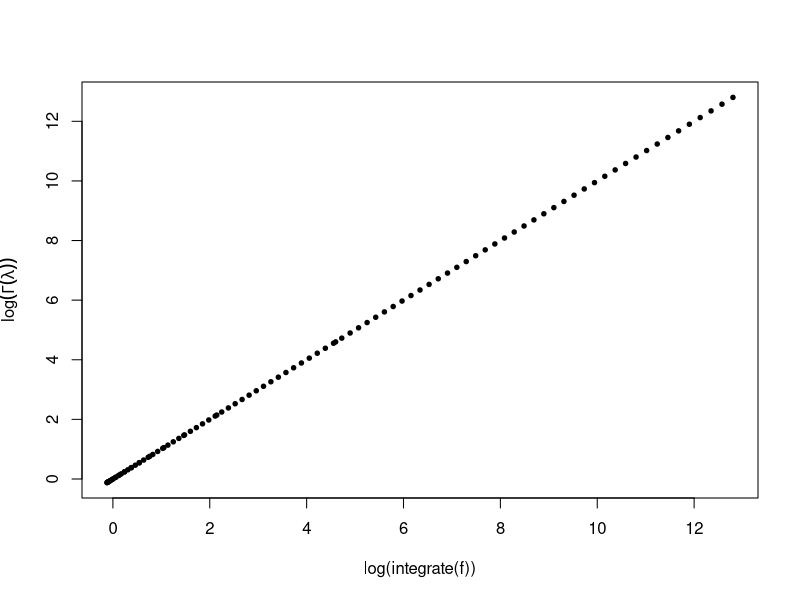
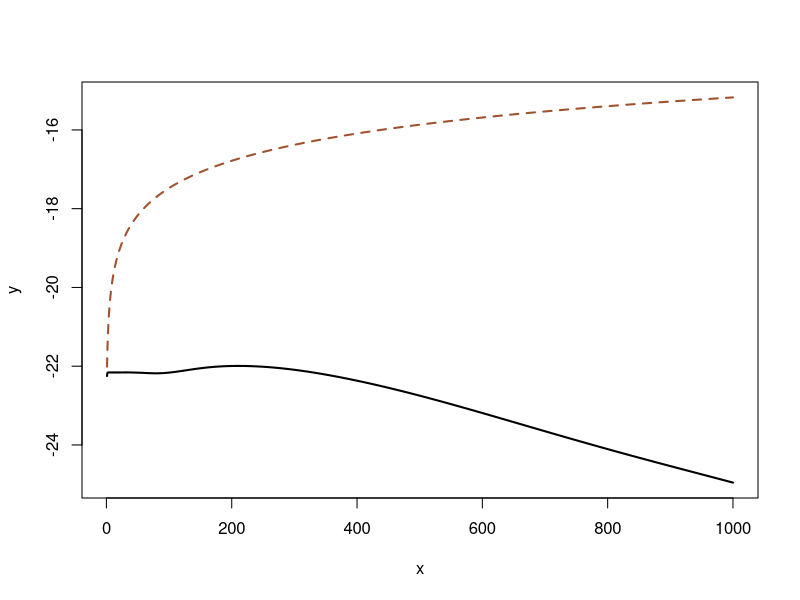
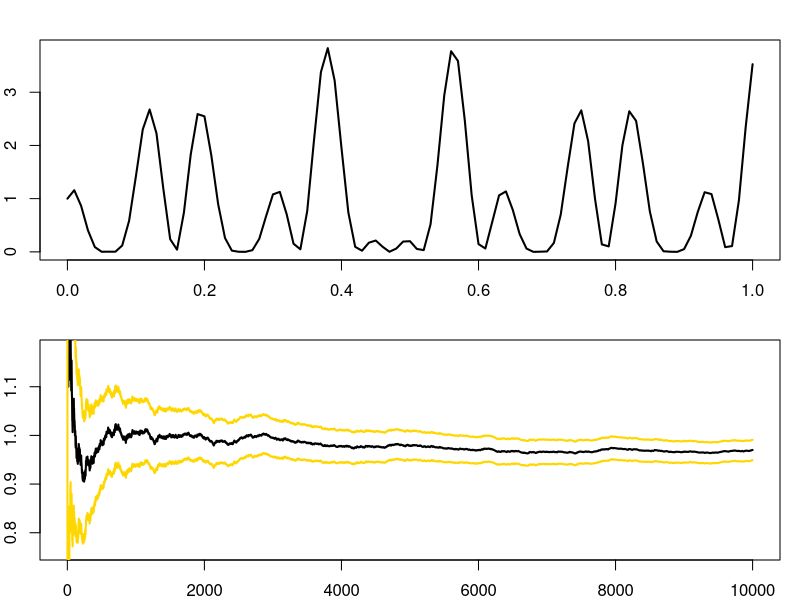
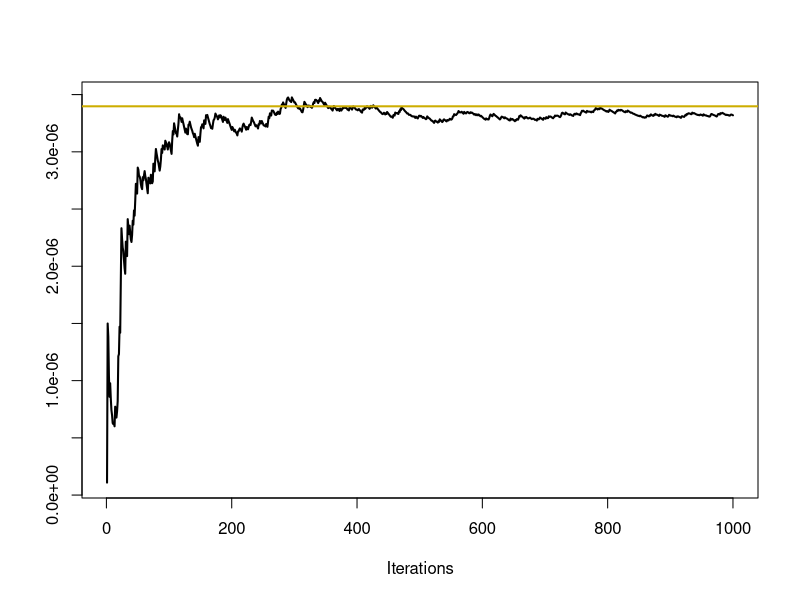
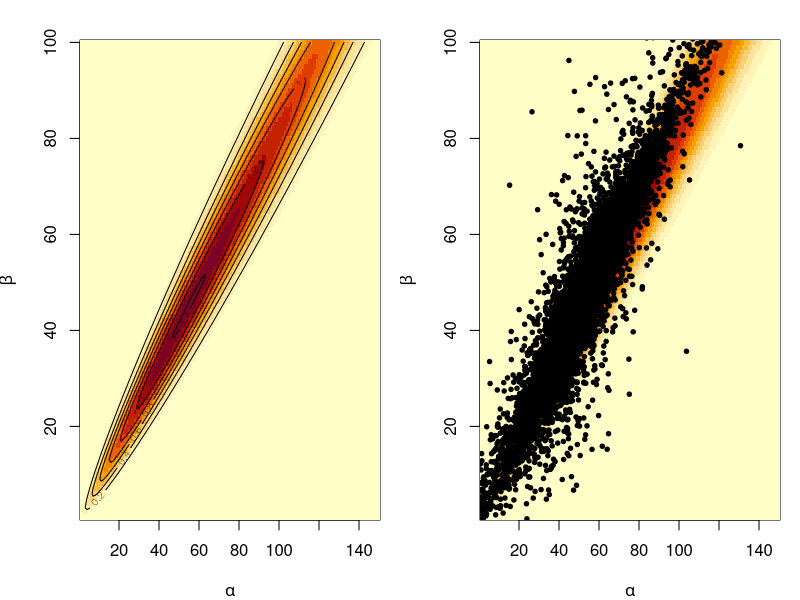
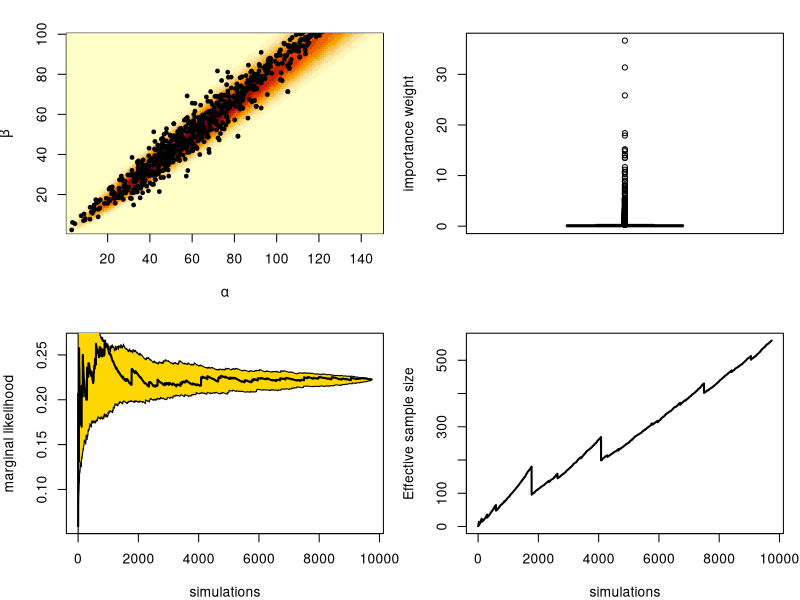
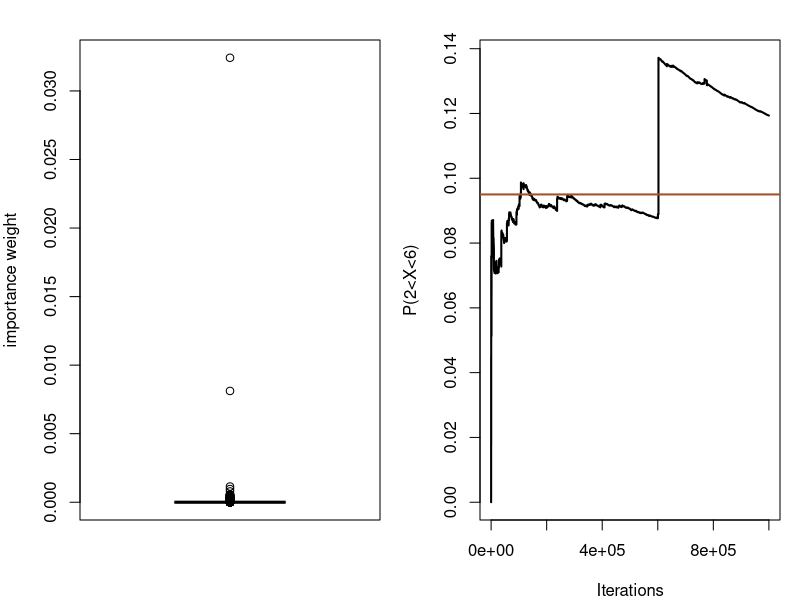
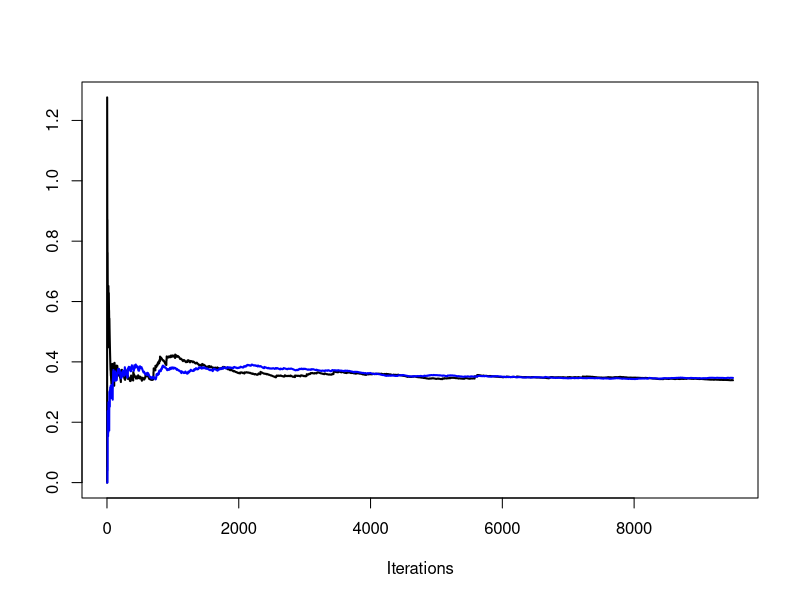

Reproduce these figures in R, in order.
# Section 3.1, Introduction

ch=function(la){ integrate(function(x){x^(la-1)*exp(-x)},0,Inf)$val}
plot(lgamma(seq(.01,10,le=100)),log(apply(as.matrix(
 seq(.01,10,le=100)),1,ch)),xlab="log(integrate(f))",
 ylab=expression(log(Gamma(lambda))),pch=19,cex=.6)

S=readline(prompt="Type  <Return>   to continue : ")
dev.off()

cac=rcauchy(10)+350
lik=function(the){u=dcauchy(cac[1]-the);for (i in 2:10)
 u=u*dcauchy(cac[i]-the);return(u)}

print(integrate(lik,-Inf,Inf))
print(integrate(lik,200,400))

library(MASS)
cac=rcauchy(10)
nin=function(a){integrate(lik,-a,a)$val}
nan=function(a){area(lik,-a,a)}
x=seq(1,10^3,le=10^4)
y=log(apply(as.matrix(x),1,nin))
z=log(apply(as.matrix(x),1,nan))
plot(x,y,type="l",ylim=range(cbind(y,z)),lwd=2)
lines(x,z,lty=2,col="sienna",lwd=2)

S=readline(prompt="Type  <Return>   to continue : ")
dev.off()

# Section 3.2, Monte Carlo integration

h=function(x){(cos(50*x)+sin(20*x))^2}
par(mar=c(2,2,2,1),mfrow=c(2,1))
curve(h,xlab="Function",ylab="",lwd=2)
print(integrate(h,0,1))

x=h(runif(10^4))
estint=cumsum(x)/(1:10^4)
esterr=sqrt(cumsum((x-estint)^2))/(1:10^4)
plot(estint, xlab="Mean and error range",type="l",lwd=
 	2,ylim=mean(x)+20*c(-esterr[10^4],esterr[10^4]),ylab="")
lines(estint+2*esterr,col="gold",lwd=2)
lines(estint-2*esterr,col="gold",lwd=2)

S=readline(prompt="Type  <Return>   to continue (warning, lenghty step!) : ")

dev.off()
x=rnorm(10^7) #whole sample
bound=qnorm(c(.5,.75,.8,.9,.95,.99,.999,.9999))
res=matrix(0,ncol=8,nrow=8)
for (i in 1:8) #lengthy loop!!
for (j in 1:8)
   res[i,j]=mean(x[1:10^(i-1)]<bound[j])
print(matrix(as.numeric(format(res,digi=4)),ncol=8))

S=readline(prompt="Type  <Return>   to continue : ")

# Section 3.3, Importance sampling

m=10^3
y=rexp(m)+4.5
weit=dnorm(y)/dexp(y-4.5)
plot(cumsum(weit)/1:m,type="l",xlab="Iterations",ylab="",lwd=2)
abline(a=pnorm(-4.5),b=0,col="gold3",lwd=2)

S=readline(prompt="Type  <Return>   to continue : ")
dev.off()

# Section 3.3, Importance sampling, Example 3.6

f=function(a,b){
    exp(2*(lgamma(a+b)-lgamma(a)-lgamma(b))+a*log(.3)+b*log(.2))
    }
aa=1:150
bb=1:100
post=matrix(0,ncol=100,nrow=150)
for (i in 1:150)
  for (j in 1:100)
    post[i,j]=f(aa[i],bb[j])

X11(h=3.5);par(mfrow=c(1,2),mar=c(4,4,2,1))
image(aa,bb,post,xlab=expression(alpha),ylab=expression(beta))
contour(aa,bb,post,add=T)

x=matrix(rt(2*10^4,3),ncol=2)       #T sample
E=matrix(c(220,190,190,180),ncol=2) #Scale matrix
image(aa,bb,post,xlab=expression(alpha),ylab=expression(beta))
y=t(t(chol(E))%*%t(x)+c(50,45))
points(y,cex=.6,pch=19)

ine=apply(y,1,min);y=y[ine>0,];x=x[ine>0,]
normx=sqrt(x[,1]^2+x[,2]^2)
f=function(a) exp(2*(lgamma(sum(a))-sum(lgamma(a)))+ a[1]*log(.3)+a[2]*log(.2))
h=function(a) exp(1*(lgamma(sum(a))-sum(lgamma(a)))+ a[1]*log(.5)+a[2]*log(.5))
den=apply(as.matrix(normx),1,dt,3)
mean(apply(y,1,f)/den)/mean(apply(y,1,h)/den)
mean(y[,1]*apply(y,1,f)/den)/mean(apply(y,1,h)/den)
mean(y[,2]*apply(y,1,f)/den)/mean(apply(y,1,h)/den)

S=readline(prompt="Type  <Return>   to continue (warning, lengthy step!): ")
dev.off()

# Section 3.3.2, Sampling importance resampling (Example 3.6 continued)

par(mfrow=c(2,2),mar=c(4,4,2,1))
weit=(apply(y,1,f)/den)/mean(apply(y,1,h)/den)
image(aa,bb,post,xlab=expression(alpha),ylab=expression(beta))
points(y[sample(1:length(weit),10^3,rep=T,pro=weit),], cex=.6,pch=19)
boxplot(weit,ylab="importance weight")
plot(cumsum(weit)/(1:length(weit)),type="l",xlab="simulations", ylab="marginal likelihood")
boot=matrix(0,ncol=length(weit),nrow=100)
for (t in 1:100) boot[t,]=cumsum(sample(weit))/(1:length(weit))
uppa=apply(boot,2,quantile,.95);lowa=apply(boot,2,quantile,.05)
polygon(c(1:length(weit),length(weit):1),c(uppa,rev(lowa)), col="gold")
lines(cumsum(weit)/(1:length(weit)),lwd=2)
plot(cumsum(weit)^2/cumsum(weit^2),type="l", xlab="simulations", ylab="Effective sample size",lwd=2)

S=readline(prompt="Type  <Return>   to continue : ")
dev.off()

# Section 3.3.3, Selection of the importance function

x=rnorm(10^6)
wein=dcauchy(x)/dnorm(x)
X11(h=3.5);par(mfrow=c(1,2),mar=c(4,4,2,1))
boxplot(wein/sum(wein),ylab="importance weight")
plot(cumsum(wein*(x>2)*(x<6))/cumsum(wein),type="l",xlab="Iterations",ylab="P(2<X<6)",lwd=2)
abline(a=pcauchy(6)-pcauchy(2),b=0,col="sienna",lwd=2)

S=readline(prompt="Type  <Return>   to continue : ")
dev.off()

# Section 3.3.3, Selection of the importance function

h=function(x){(x>1)/sqrt(abs(x-1))}
sam1=rt(.95*10^4,df=2)
sam2=1+.5*rt(.05*10^4,df=2)^2
sam=sample(c(sam1,sam2),.95*10^4)
weit=dt(sam,df=2)/(0.95*dt(sam,df=2)+.05*(sam>0)*dt(sqrt(2*abs(sam-1)),df=2)*sqrt(2)/sqrt(abs(sam-1)))
plot(cumsum(h(sam1))/(1:length(sam1)),ty="l",xlab="Iterations",ylab="",lwd=2)
lines(cumsum(weit*h(sam))/1:length(sam1),col="blue",lwd=2)

S=readline(prompt="Type  <Return>   to continue : ")
dev.off()

# Section 3.3.3, Probit modelling of Pima Indians

glm(type~bmi,data=Pima.tr,family=binomial(link="probit"))

post=function(be1,be2){
 mia=mean(Pima.tr$bmi)
 prod(pnorm(be1+(Pima.tr$bm[Pima.tr$t=="Yes"]-mia)*be2))*
 prod(pnorm(-be1-(Pima.tr$bm[Pima.tr$t=="No"]-mia)*be2))/exp((be1^2+be2^2)/200)
 }

ppost=function(be) post(be[1],be[2])

be1=seq(-.6,-.3,le=120);be2=seq(.04,.09,le=135)
lval=matrix(0,nrow=length(be1),ncol=length(be2))
for (i in 1:length(be1)) for (j in 1:length(be2)) lval[i,j]=post(be1[i],be2[j])
image(be1,be2,lval,xlab=expression(beta[1]),ylab=expression(beta[2]))

like=function(beda){
  mia=mean(Pima.tr$bmi)
  prod(pnorm(beda[1]+(Pima.tr$bm[Pima.tr$t=="Yes"]-mia)*beda[2]))*
  prod(pnorm(-beda[1]-(Pima.tr$bm[Pima.tr$t=="No"]-mia)*beda[2]))/
  exp(sum(beda^2)/200)}

sim=cbind(rnorm(10^3,m=-.4,sd=.04),rnorm(10^3,m=0.065,sd=.005))
weit=apply(sim,1,like)/(dnorm(sim[,1],m=-.4,sd=.04)*dnorm(sim[,2],m=0.065,sd=.005))
points(sim[sample(1:10^3,10^3,weit,rep=T),],pch=19,cex=.4)

sim=rbind(sim[1:(.95*10^3),],cbind(rnorm(.05*10^3,sd=10),rnorm(.05*10^3,sd=10)))
weit=apply(sim,1,ppost)/(.95*dnorm(sim[,1],m=-.4,sd=.081)*
 dnorm(sim[,2],m=0.065,sd=.01)+.05*dnorm(sim[,1],sd=10)*dnorm(sim[,2],sd=10))
X11();image(be1,be2,lval,xlab=expression(beta[1]),ylab=expression(beta[2]))
points(sim[sample(1:10^3,10^3,weit,rep=T),],pch=19,cex=.4)

S=readline(prompt="Type  <Return>   to continue : ")
dev.off();dev.off()
